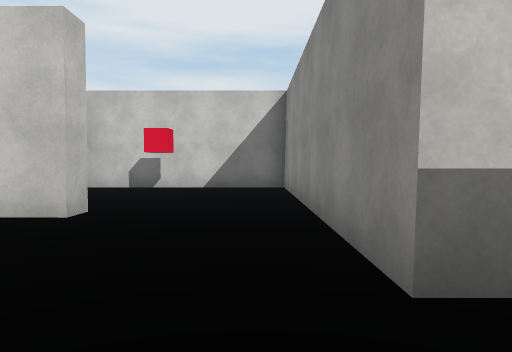
[1] (above)

15 first-person views from a walk through a Unity game level. The camera is 1.2 m above the floor, tilts 2° down and sees 70° across. The floor is counted in squares, 2 m on a side. Each view is taken from the middle of a square. On the plan, view 1 faces up. The plan holds only what a view shows up to about 10 squares ahead; the rest is blank. The place goes on beyond the plan. The player character is not drawn. Surface patterns are stand-ins for the level's own textures.

[2]
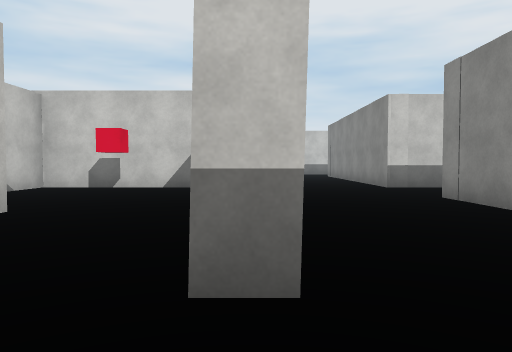

[3]
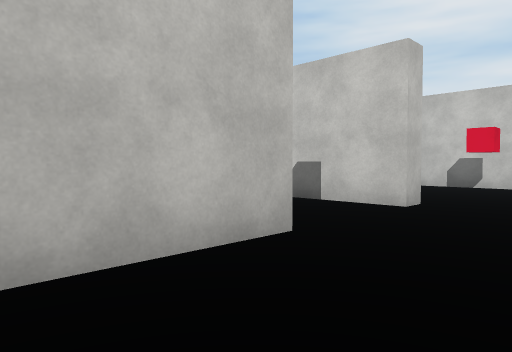

[4]
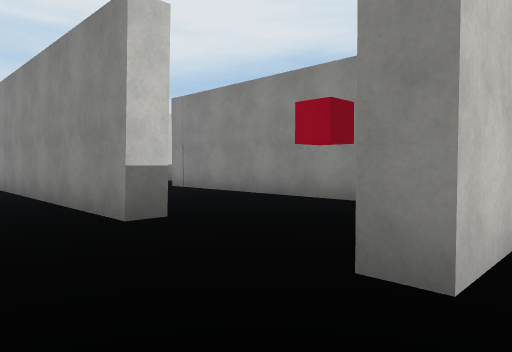

[5]
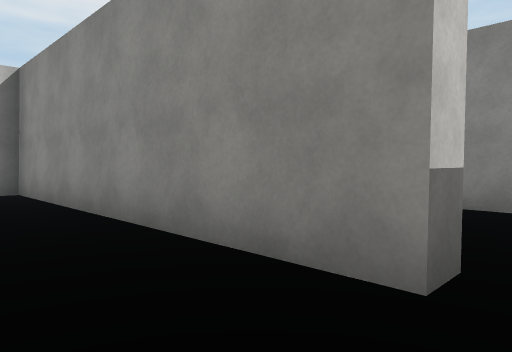

[6]
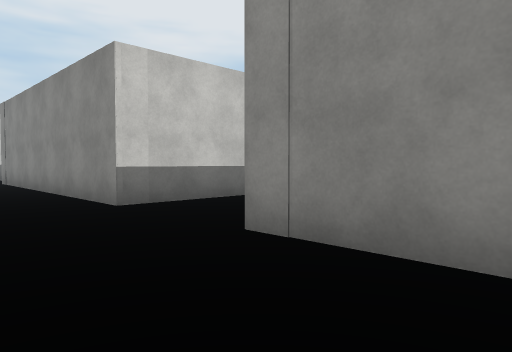

[7]
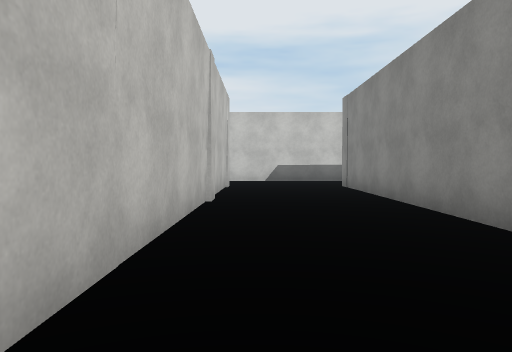

[8]
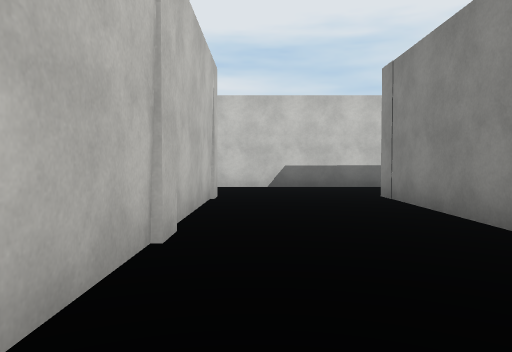

[9]
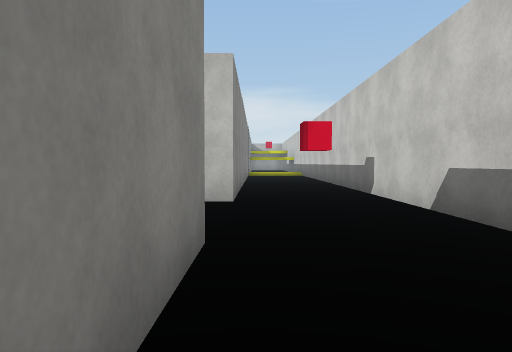

[10]
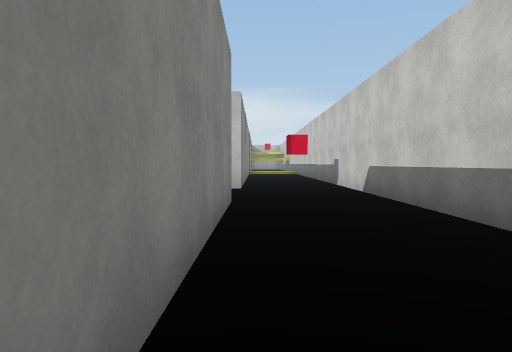

[11]
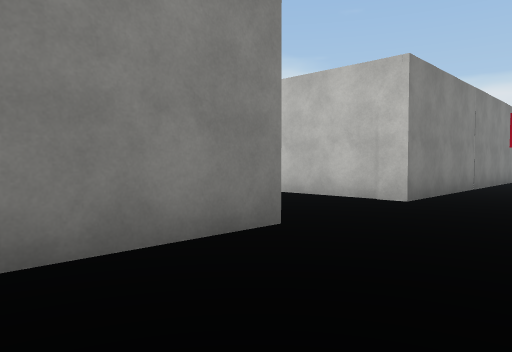

[12]
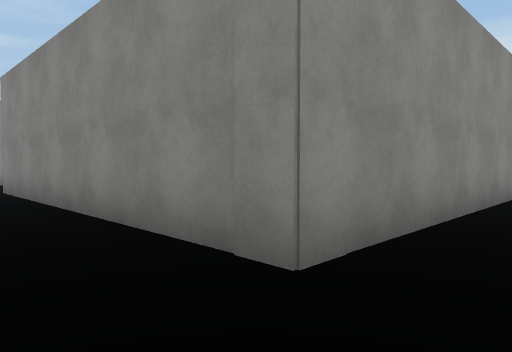

[13]
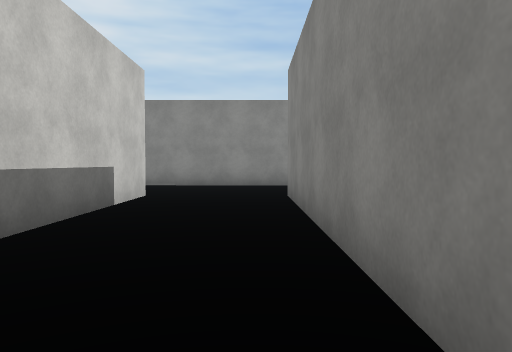

[14]
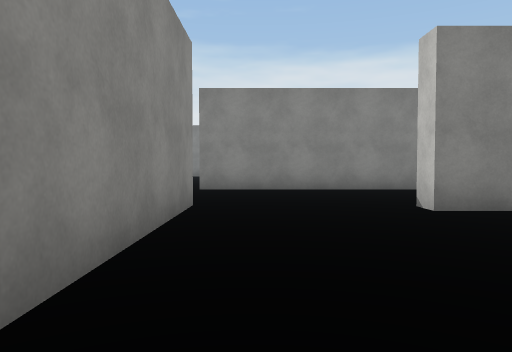

[15]
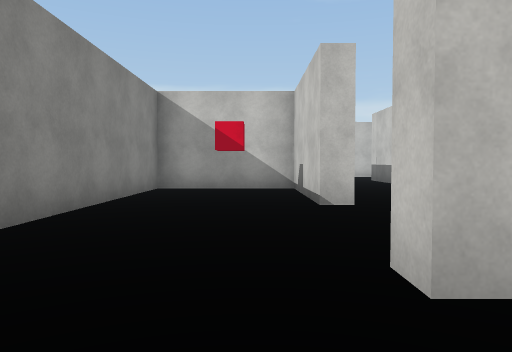

### Floor plan
Points are (right, up) in squares from view 1. A wall is a line through its corners. A room is listed if a view was taken in it or the views show most of it. See-through windows are left out.
Room 1 (views 1, 2, 3, 5)
walls: (-2.1, 1.6) (-2.1, -0.8); (-2.1, 4.6) (-2.1, 4) (-4.1, 4); (1.2, 1.6) (0.7, 1.6) (0.7, 9) (-4.3, 9.1) (-4.3, 7.9); (0.7, -1.5) (0.7, -0.9)
ways out: opening at (-0.5, -1) to room 2; opening at (1, 0.5) to room 3
Room 2 (view 4)
walls: (2, -1.5) (0.7, -1.5)
ways out: opening at (-0.5, -1) to room 1
Room 3 (views 6, 7, 8, 9, 10, 11, 12, 13, 14, 15)
walls: (15.4, 6.2) (15.4, 5.8) (14.9, 5.8) (14.9, 10); (11.8, 8.9) (4.3, 9) (4.3, 16.6) (9.5, 16.6); (4.3, 0.8) (4.3, 6.4) (11.8, 6.4) (11.8, 5.8) (8.3, 5.8) (8.3, 2.7) (15.3, 2.7); (6.9, 19.3) (-3, 19.3); (-4.5, 16.6) (1.2, 16.6) (1.2, 8.1)
ways out: opening at (1, 0.5) to room 1

Where each view was taken, in squares from view 1:
view 1: 0 up, 0 right, facing up
view 2: 0 up, 1 right, facing up
view 3: 1 down, 0 right, facing up-left
view 4: 2 down, 1 left, facing up-right
view 5: 1 up, 1 left, facing up-right
view 6: 4 up, 2 right, facing up-right
view 7: 7 up, 2 right, facing up
view 8: 10 up, 2 right, facing up
view 9: 17 up, 7 right, facing left
view 10: 17 up, 10 right, facing left
view 11: 19 up, 7 right, facing down-left
view 12: 8 up, 3 right, facing down-right
view 13: 7 up, 5 right, facing right
view 14: 11 up, 14 right, facing down
view 15: 5 up, 17 right, facing left
